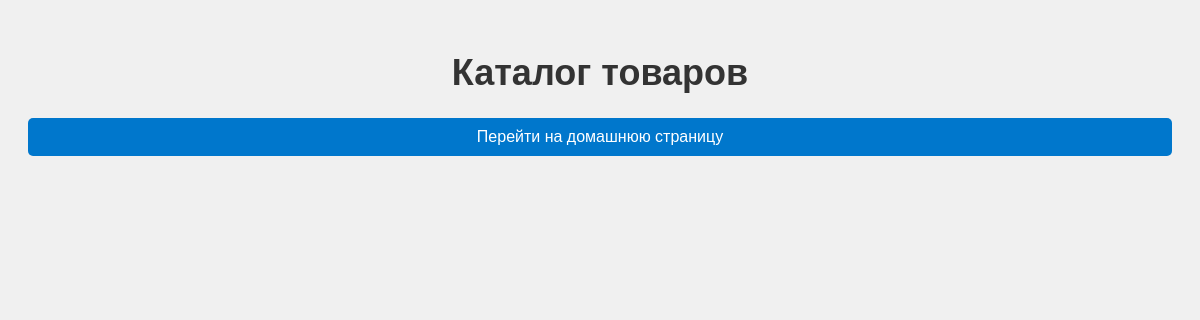
The app's page /catalog/, older data.
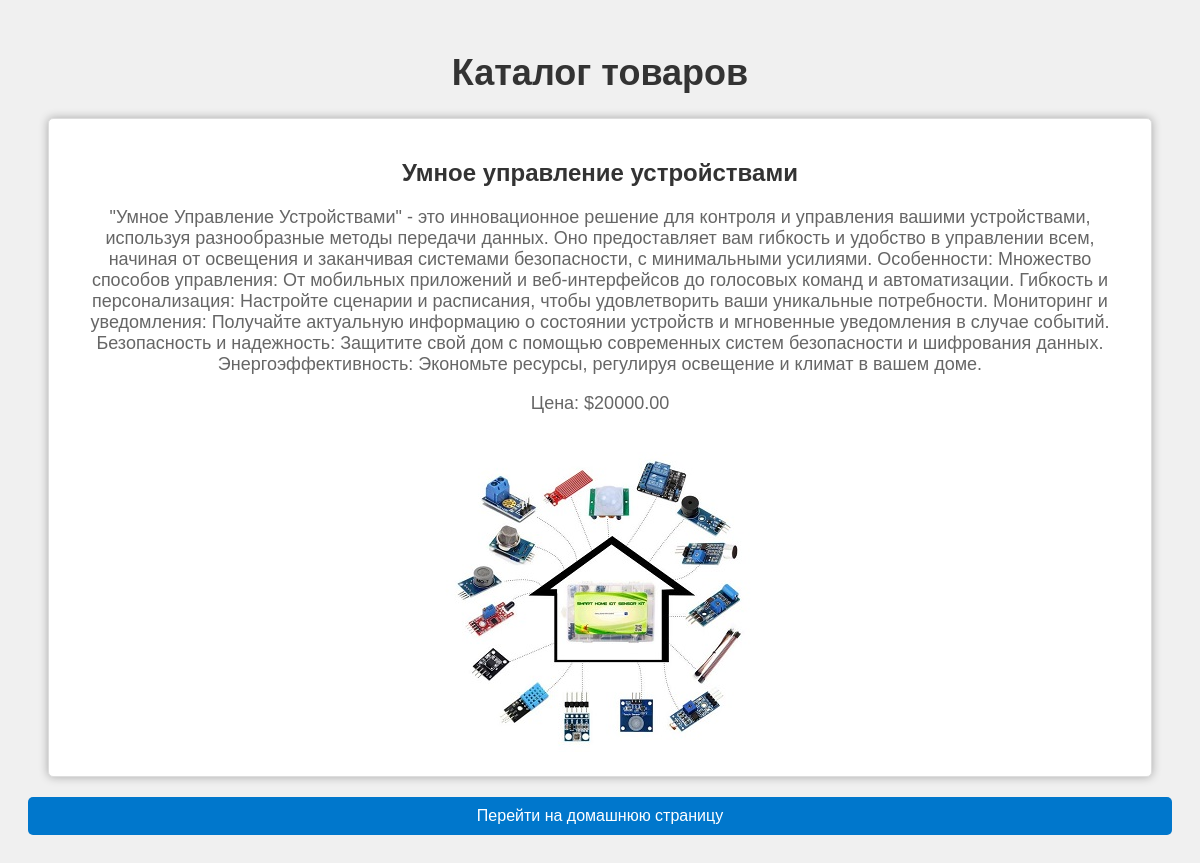
The same page, newer data.
### myapp/models.py (models this page shows, shortened)
class Product(models.Model):
    name = models.CharField(max_length=100)
    description = models.TextField()
    price = models.DecimalField(max_digits=10, decimal_places=2)
    image = models.ImageField(upload_to='products/')

### myapp/views.py (the view)
# urls.py: path('catalog/', views.catalog, name='catalog'),
def catalog(request):
    products = Product.objects.all()
    return render(request, 'myapp/catalog.html', {'products': products})

### myapp/templates/myapp/catalog.html (shortened to what this page needs)
<!DOCTYPE html>
<html>
<head>
</head>
<body>
    <h1>Каталог товаров</h1>
    <ul>
        {% for product in products %}
            <li>
                <h2>{{ product.name }}</h2>
                <p>{{ product.description }}</p>
                <p>Цена: ${{ product.price }}</p>
                <img src="{{ product.image.url }}" alt="{{ product.name }}">
            </li>
        {% endfor %}
    </ul>
    <a class="home-link" href="{% url 'home' %}">Перейти на домашнюю страницу</a>
</body>
</html>

### myapp/templates/myapp/catalog.html (style rules this page uses)
body { font-family: 'Arial', sans-serif; background-color: #f0f0f0; text-align: center; padding: 20px; }
h1 { font-size: 36px; color: #333; }
ul { list-style: none; padding: 0; }
li { background-color: #fff; border: 1px solid #ddd; border-radius: 5px; margin: 20px; padding: 20px; box-shadow: 0 0 10px rgba(0, 0, 0, 0.3); }
h2 { font-size: 24px; color: #333; }
p { font-size: 18px; color: #666; }
img { max-width: 100%; height: auto; margin-top: 20px; border-radius: 5px; }
.home-link { display: block; margin-top: 20px; text-decoration: none; background-color: #0077cc; color: #fff; padding: 10px 20px; border-radius: 5px; }

Row changes from the older to the newer data that the page shows:
added Product: name "Умное управление устройствами", description "\"Умное Управление Устройствами\" - это инновационное решение для контроля и управления вашими устройствами, используя разнообразные методы передачи данных. Оно предоставляет вам гибкость и удобство в управлении всем, начиная от освещения и заканчивая системами безопасности, с минимальными усилиями. Особенности: Множество способов управления: От мобильных приложений и веб-интерфейсов до голосовых команд и автоматизации. Гибкость и персонализация: Настройте сценарии и расписания, чтобы удовлетворить ваши уникальные потребности. Мониторинг и уведомления: Получайте актуальную информацию о состоянии устройств и мгновенные уведомления в случае событий. Безопасность и надежность: Защитите свой дом…", price "20000.00", image (picture)
